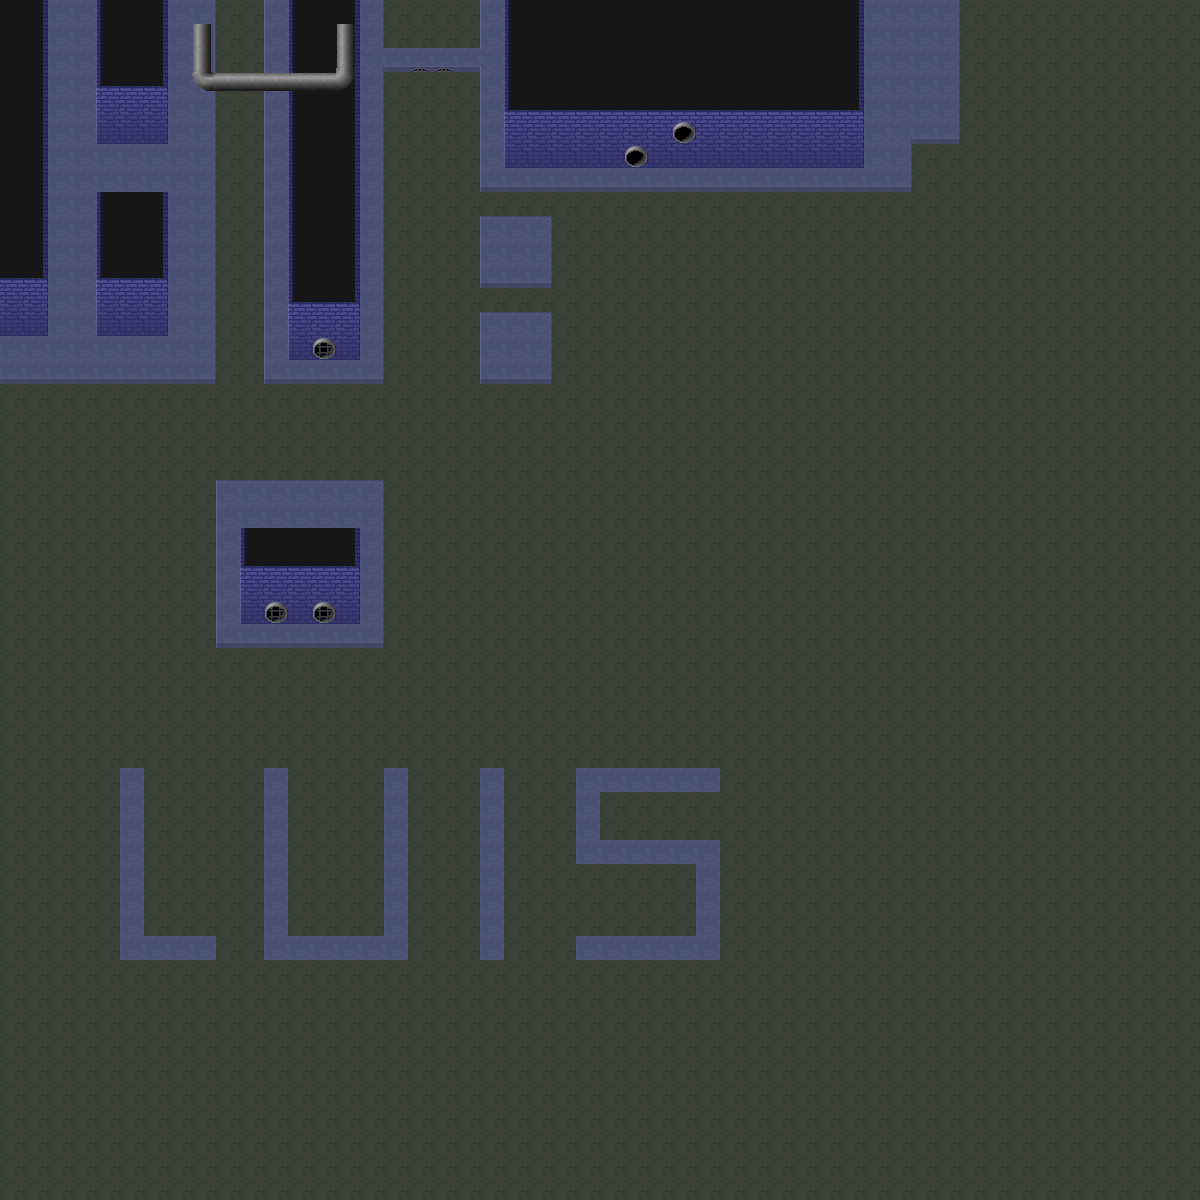

This is a level from a 2D game, rendered from its Tiled map with the project's own tilesets. A one-line summary and the map file follow, with tile-layer data summarised:
An orthogonal 50x50 tile map with 24x24 px tiles, 2 tile layers (Bottom, top).

<map version="1.0" orientation="orthogonal" width="50" height="50" tilewidth="24" tileheight="24">
 <properties>
  <property name="map prop 1" value="aa" />
  <property name="map prop 2" value="1.0" />
  <property name="map prop 3" value="false" />
 </properties>
 <tileset firstgid="1" name="sewer_tileset" tilewidth="24" tileheight="24">
  <image source="sewer_tileset.png" trans="ff00ff" width="192" height="217" />
 </tileset>
 <layer name="Bottom" width="50" height="50">
  <data>[2500 cells, 2500 non-empty, 28 distinct tile ids]</data>
 </layer>
 <layer name="top" width="50" height="50">
  <data>[2500 cells, 11 non-empty, 5 distinct tile ids]</data>
 </layer>
</map>
